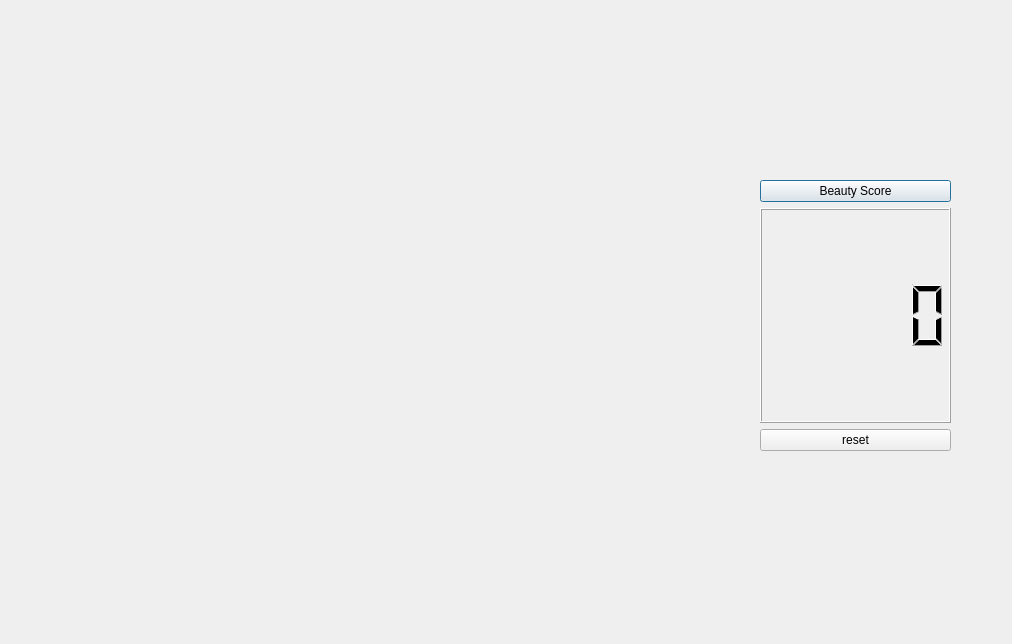
<?xml version="1.0" encoding="UTF-8"?>
<ui version="4.0">
 <class>dialog</class>
 <widget class="QDialog" name="dialog">
  <property name="geometry">
   <rect>
    <x>0</x>
    <y>0</y>
    <width>1012</width>
    <height>644</height>
   </rect>
  </property>
  <property name="windowTitle">
   <string>Dialog</string>
  </property>
  <widget class="QLabel" name="label">
   <property name="geometry">
    <rect>
     <x>60</x>
     <y>70</y>
     <width>651</width>
     <height>481</height>
    </rect>
   </property>
   <property name="text">
    <string/>
   </property>
  </widget>
  <widget class="QWidget" name="">
   <property name="geometry">
    <rect>
     <x>760</x>
     <y>180</y>
     <width>191</width>
     <height>271</height>
    </rect>
   </property>
   <layout class="QVBoxLayout" name="verticalLayout">
    <item>
     <widget class="QPushButton" name="pushButton">
      <property name="text">
       <string>Beauty Score</string>
      </property>
     </widget>
    </item>
    <item>
     <widget class="QLCDNumber" name="lcdNumber"/>
    </item>
    <item>
     <widget class="QPushButton" name="pushButton_2">
      <property name="text">
       <string>reset</string>
      </property>
     </widget>
    </item>
   </layout>
  </widget>
  <zorder>pushButton</zorder>
  <zorder>lcdNumber</zorder>
  <zorder>pushButton_2</zorder>
  <zorder>label</zorder>
 </widget>
 <resources/>
 <connections/>
</ui>
